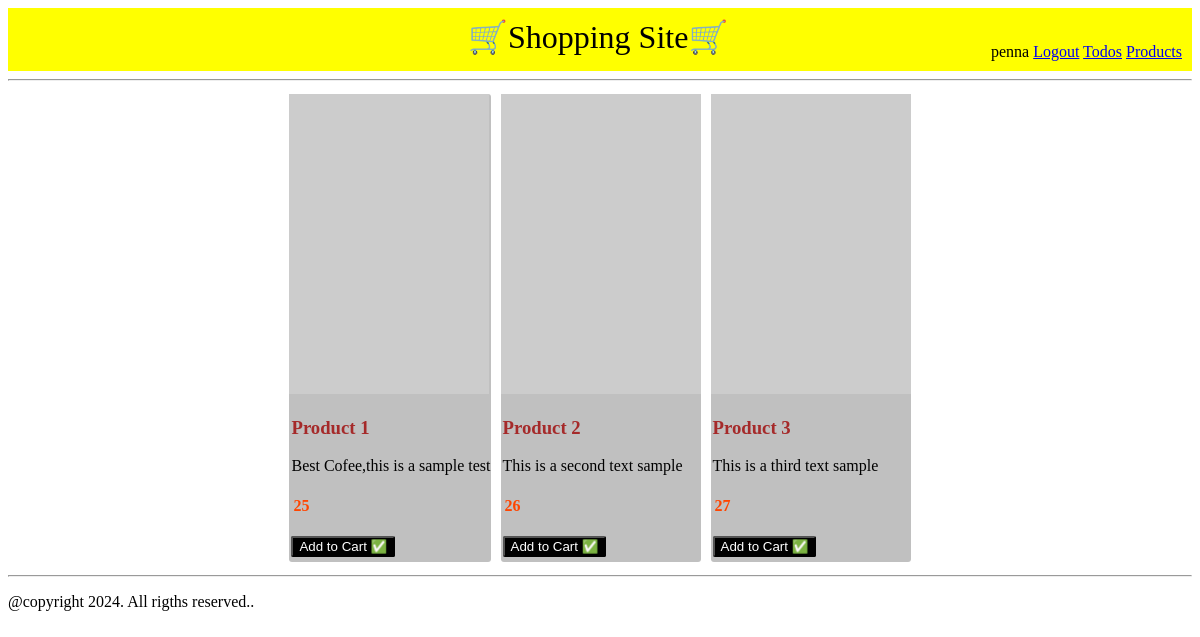
Before: / (signed in) with the older database file.
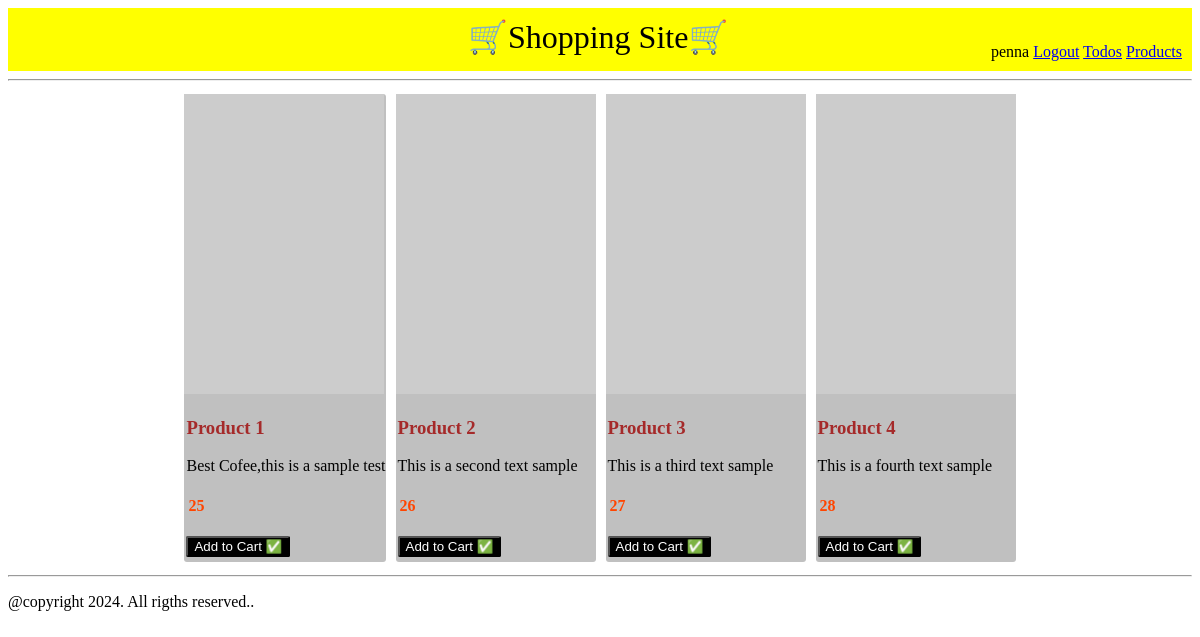
After: the same page with the newer database file.
### core/models.py (models this page shows)
class product(models.Model):
    name=models.CharField(max_length=200)
    price=models.IntegerField()
    desc=models.CharField(max_length=200)
    url=models.CharField(max_length=200)

### core/views.py (the view)
# urls.py: path('',views.product),
@login_required
def product(request):
    product = models.product.objects.all()
    data = {'products':product}
    return render(request,'product.html',data)

### templates/product.html (shortened to what this page needs)
{% extends "base.html" %}
{% block content%}
<div style="display:flex;justify-content: center; ">
    {% for product in products %}
      <div style="margin:5px;background-color: silver; border-radius: 3px;">
        <img src={{product.url}}>
      <h3 style="color: brown; margin-left: 2px;">{{product.name}}</h3>
      <p style="margin-left: 2px;">{{product.desc}}</p>
      <h4 style="color: orangered; margin-left: 4px;">{{product.price}}</h4>
      <button style="border-radius: 2px; background-color: black; color: white; margin-left: 2px; margin-bottom: 5px; cursor: grab; ">Add to Cart ✅</button>
      </div>
      {% endfor %}
    </div>
  {% endblock%}

Changed rows visible on the page:
added product: name "Product 4", desc "This is a fourth text sample", price "28"
